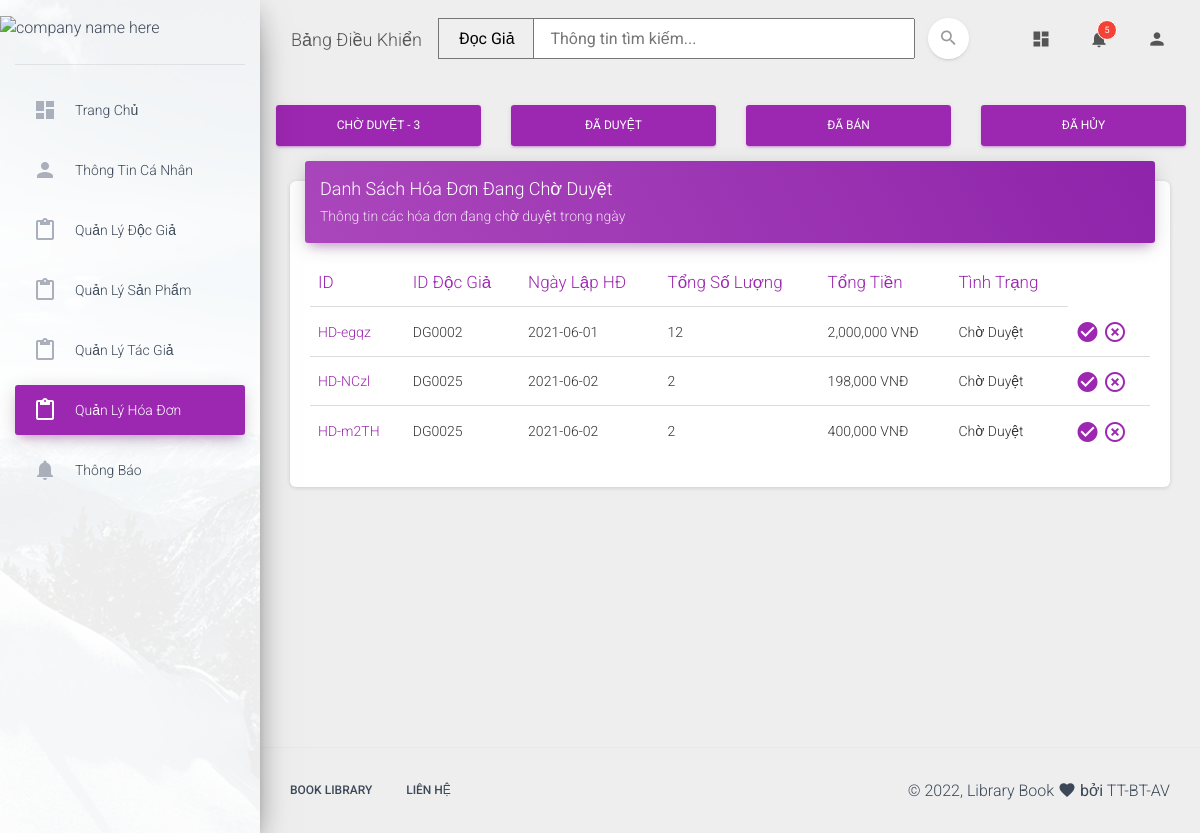
Screenshot of /pages/admin/template/billpendingapproval.php (signed in) with the database file from the repository.
### tables this page shows
CREATE TABLE `hoadon` (
  `MaHoaDon` varchar(10) NOT NULL,
  `MaDocGia` varchar(10) NOT NULL,
  `NgayLapHD` date DEFAULT NULL,
  `TongSoLuong` int(11) NOT NULL,
  `TongTien` int(11) NOT NULL,
  `TinhTrang` int(11) NOT NULL DEFAULT '0'
);

### Database/bill.php (called while the page is built, shortened)
<?php
    function findBillByStatus($status,$conn)
    {
        $findBillByStatus= "SELECT MaHoaDon,MaDocGia,NgayLapHD,TongSoLuong,TongTien,TinhTrang
                            FROM hoadon
                            WHERE hoadon.TinhTrang = $status";
        $result = $conn->query($findBillByStatus);
        $result->setFetchMode(PDO::FETCH_ASSOC);
        return $result;
    }
?>

### Component/Component-admin/billpendingapproval.php (the view, shortened to what this page needs)
<?php
    include_once $level."Database/bill.php";
  $lstBill = findBillByStatus(0,$conn);
  include_once "header-bill.php";
?>
<div class="container-fluid">
    <div class="row">
        <div class="col-md-12">
            <div class="card">
                <div class="card-header card-header-primary">
                    <h4 class="card-title ">Danh Sách Hóa Đơn Đang Chờ Duyệt</h4>
                    <p class="card-category"> Thông tin các hóa đơn đang chờ duyệt trong ngày</p>
                </div>
                <div class="card-body">
                    <div class="table-responsive">
                        <table class="table table-hover">
                            <thead class=" text-primary">
                                <th>ID</th>
                                <th>ID Độc Giả</th>
                                <th>Ngày Lập HĐ</th>
                                <th>Tổng Số Lượng</th>
                                <th>Tổng Tiền</th>
                                <th>Tình Trạng</th>
                            </thead>
                            <tbody>
                                <?php while($bill = $lstBill->fetch()) {?>
                                <tr>
                                    <td class="text-primary"><?php echo $bill["MaHoaDon"] ?></td>
                                    <td><?php echo $bill["MaDocGia"] ?></td>
                                    <td><?php echo $bill["NgayLapHD"] ?></td>
                                    <td><?php echo $bill["TongSoLuong"] ?></td>
                                    <td><?php echo number_format($bill["TongTien"]). " VNĐ" ?></td>
                                    <td><?php echo "Chờ Duyệt"; ?></td>
                                    <td><a href="<?php echo $level.pages_path_AD."post/updateStatusBill.php?id=".$bill["MaHoaDon"]."&status=1"?>"
                                            title="Settings" data-toggle="tooltip"><i
                                                class="material-icons">check_circle</i></a>
                                        <a href="<?php echo $level.pages_path_AD."post/updateStatusBill.php?id=".$bill["MaHoaDon"]."&status=-1"?>"
                                            class="delete" title="Delete" data-toggle="tooltip"><i
                                                class="material-icons">highlight_off</i></a>
                                    </td>
                                <tr>
                                    <?php }?>
                            </tbody>
                        </table>
                    </div>
                </div>
            </div>
        </div>
    </div>
</div>
</div>

### rows the page displays
hoadon: MaHoaDon "HD-egqz", MaDocGia "DG0002", NgayLapHD "2021-06-01", TongSoLuong "12", TongTien "2,000,000"
hoadon: MaHoaDon "HD-NCzl", MaDocGia "DG0025", NgayLapHD "2021-06-02", TongSoLuong "2", TongTien "198,000"
hoadon: MaHoaDon "HD-m2TH", MaDocGia "DG0025", NgayLapHD "2021-06-02", TongSoLuong "2", TongTien "400,000"

### other values shown
$countBillPendingApproval["soLuong"] "3"
